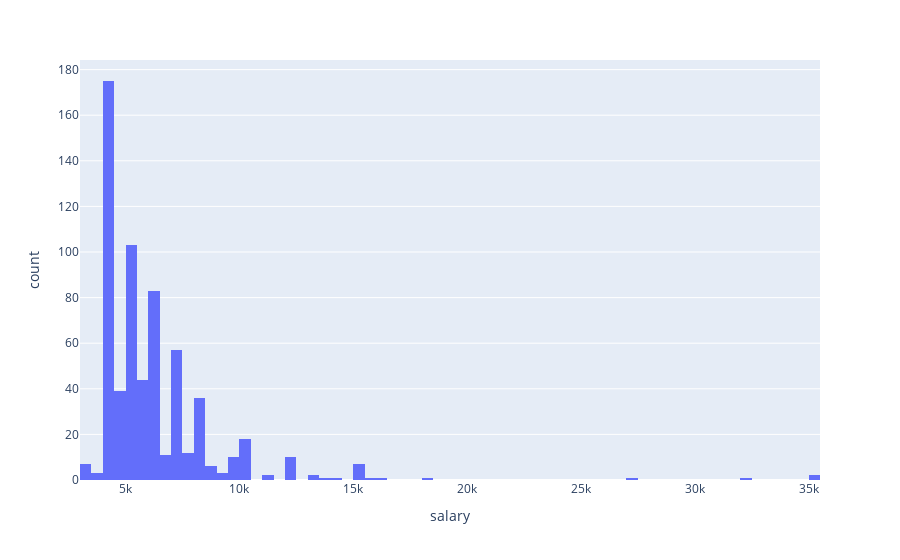

The notebook cell this image was saved under:
### Code cell
#surprisingly most jobs for experienced ppl give the same salary as fresh graduates
fig = px.histogram(jobs_experienced_df, x="salary")
fig.show()

### Figure 1 — Plotly figure (JSON) as saved in the notebook; plotly's stock layout.template omitted (floating-point values rounded to 4 significant figures; data arrays with more than 128 entries replaced by an {"elided": "..."} marker saying what was removed)
{"data": [{"alignmentgroup": "True", "bingroup": "x", "hovertemplate": "salary=%{x}<br>count=%{y}<extra></extra>", "legendgroup": "", "marker": {"color": "#636efa", "pattern": {"shape": ""}}, "name": "", "offsetgroup": "", "orientation": "v", "showlegend": false, "type": "histogram", "x": {"elided": "637 int values"}, "xaxis": "x", "yaxis": "y"}], "layout": {"autosize": true, "barmode": "relative", "legend": {"tracegroupgap": 0}, "margin": {"t": 60}, "xaxis": {"anchor": "y", "autorange": true, "domain": [0, 1], "range": [3000.0, 35500.0], "title": {"text": "salary"}, "type": "linear"}, "yaxis": {"anchor": "x", "autorange": true, "domain": [0, 1], "range": [0, 184.2], "title": {"text": "count"}}}}
